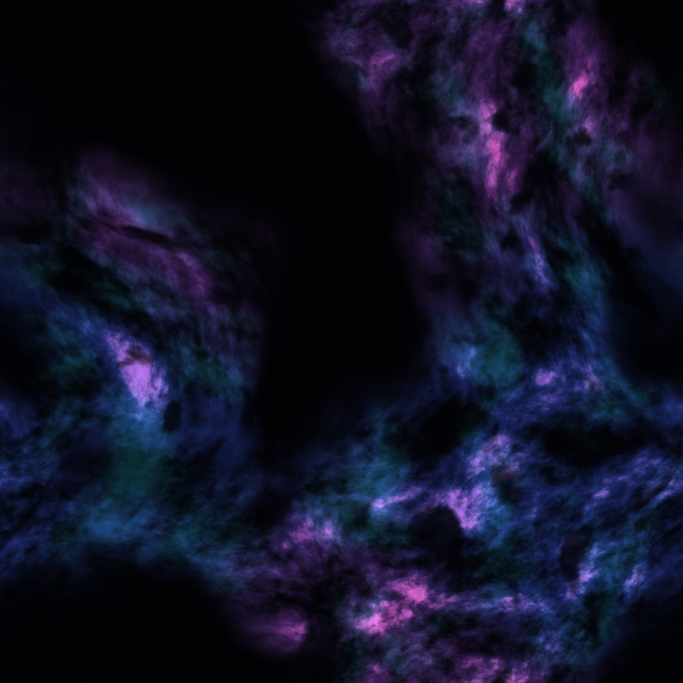
#> input picture assets/backdrop/nebula.jpg, 2048 x 2048 px (shown at 1/3 size)
$ python cut_place.py ../../assets/backdrop/nebula.jpg ../../assets/backdrop/nebula.jpg
#> lines starting #> are read from the running program, lines starting #| are printed output that depends on the picture
#!/usr/bin/env python3
"""Size a painted call background for the call window: the painting is
cut to 3:2 round its centre, softened a touch so the caller stands out,
and saved WIDTH px wide as
assets/comms/places/<place>.png (CallView fills its window from it).

    python3 tools/art/cut_place.py <painting.png> <place>
"""
import os
import sys

from PIL import Image, ImageFilter

WIDTH = 960
BLUR = 1.4
OUT = os.path.join(os.path.dirname(__file__), "..", "..", "assets", "comms", "places")


def main() -> None:
	src, place = sys.argv[1], sys.argv[2]
	im = Image.open(src).convert("RGB")
#> im is the input picture: PIL image 2048x2048 RGB; mean R, G, B 16.8, 18.3, 38.5
	w, h = im.size
#> w = 2048; h = 2048
	if w / h > 1.5:
		cw = round(h * 1.5)
		im = im.crop(((w - cw) // 2, 0, (w - cw) // 2 + cw, h))
	else:
		ch = round(w / 1.5)
#> ch = 1365
		im = im.crop((0, (h - ch) // 2, w, (h - ch) // 2 + ch))
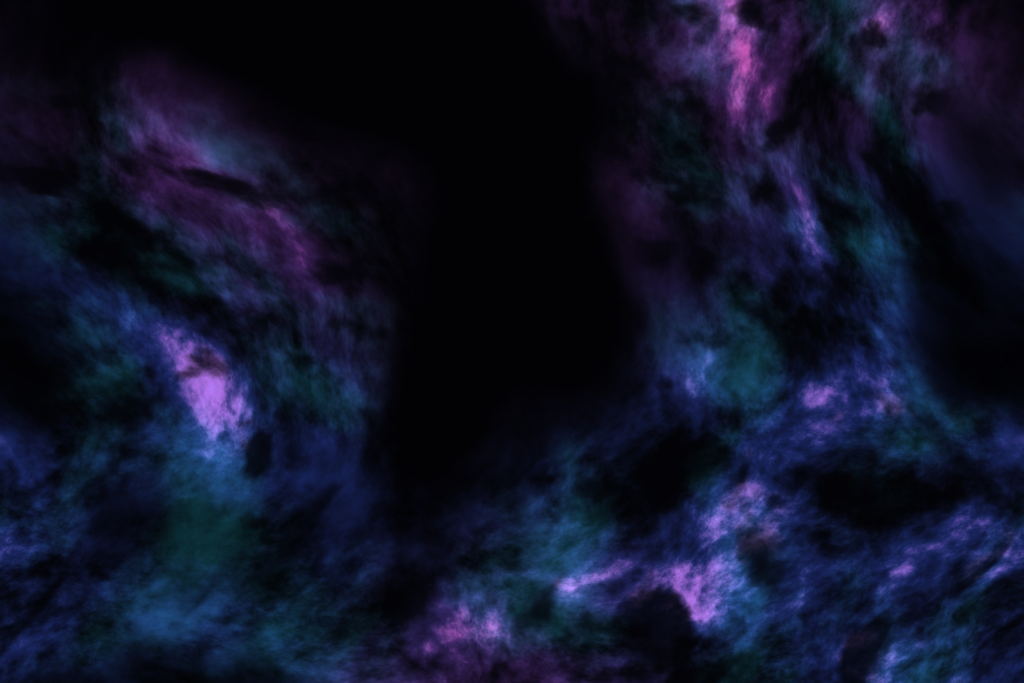
#> im: PIL image 2048x1365 RGB (shown at 1/2 size); mean R, G, B 16.6, 20.3, 42.1
	im = im.resize((WIDTH, round(WIDTH / 1.5)), Image.LANCZOS).filter(ImageFilter.GaussianBlur(BLUR))
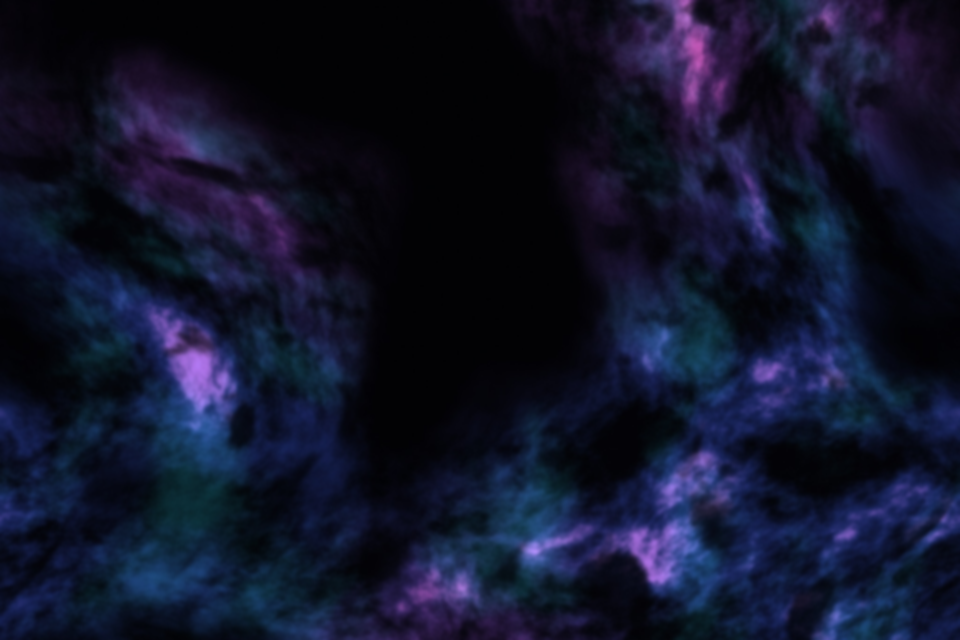
#> im: PIL image 960x640 RGB; mean R, G, B 16.6, 20.3, 42.1
	os.makedirs(OUT, exist_ok=True)
	path = os.path.join(OUT, place + ".png")
	im.save(path, optimize=True)
	print(path, im.size, os.path.getsize(path))
#| tools/art/../../assets/comms/places/../../assets/backdrop/nebula.jpg.png (960, 640) 394569


if __name__ == "__main__":
	main()
